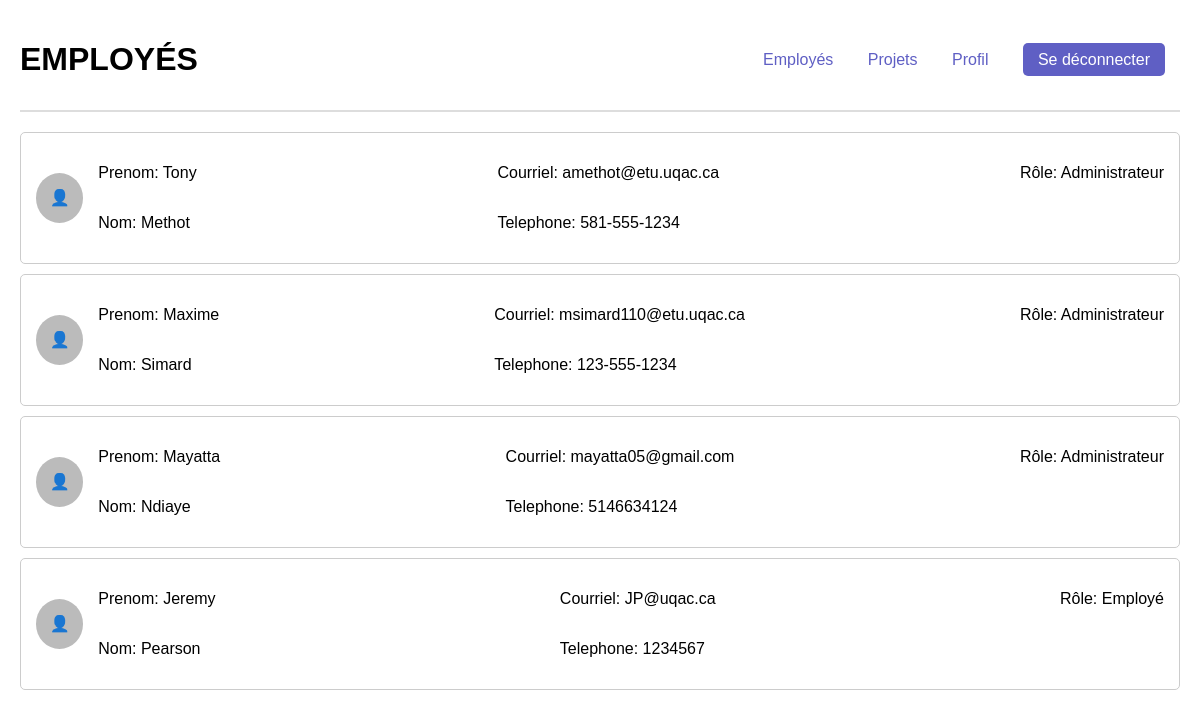
/employes, run on the app's committed database.
### tables this page shows
CREATE TABLE Employee_emp (
    emp_id INTEGER PRIMARY KEY,
    emp_role_id INTEGER NOT NULL,
    emp_nom TEXT NOT NULL,
    emp_prenom TEXT NOT NULL,
    emp_courriel TEXT NOT NULL,
    emp_telephone TEXT,
    emp_motPasse TEXT NOT NULL,
    FOREIGN KEY (emp_role_id) REFERENCES Role_role(role_id)
);

### main.py (the view)
@app.route('/employes', methods=['GET', 'POST'])
def employes():
    listeEmploye = get_employes()
    return render_template('employes.html', employes=listeEmploye)

### main.py (called while the page is built)
def get_db():                           #connexion à la base de données
    conn = sqlite3.connect(DB)
    conn.row_factory = sqlite3.Row  # Allows us to access rows by column name
    return conn

def get_employes():
    conn = get_db()
    cursor = conn.cursor()
    cursor.execute("SELECT emp_id AS id, emp_prenom AS prenom, emp_nom AS nom, emp_courriel AS courriel, emp_telephone AS telephone, emp_role_id AS idRole FROM Employee_emp;")  # Adjust columns as needed
    employes = cursor.fetchall()
    conn.close()
    return employes

### templates/employes.html (shortened to what this page needs)
<!DOCTYPE html>
<html lang="fr">
  <head>
    <link rel="stylesheet" href="../static/css/employes.css" />
  </head>
  <body>
    <header>
      <h1>EMPLOYÉS</h1>
      <nav>
        <a href="employes">Employés</a>
        <a href="listeProjets">Projets</a>
        <a href="profil">Profil</a>
        <a href="/logout" class="logout-button">Se déconnecter</a>
      </nav>
    </header>
    <div class="employee-list">
      {% for employe in employes %}
      <div class="employee-card">
        <div class="employee-avatar">👤</div>
        <div class="employee-details">
          <div class="employee-info">
            <p>Prenom: {{ employe[1] }}</p>
            <p>Nom: {{ employe[2] }}</p>
          </div>
          <div class="employee-info">
            <p>Courriel: {{ employe[3] }}</p>
            <p>Telephone: {{ employe[4] }}</p>
          </div>
          <div class="employee-info">
            <p>
              Rôle: {% if employe[5] == 1 %} Administrateur {% elif employe[5]
              == 2 %} Chef de projet {% elif employe[5] == 3 %} Employé {% endif
              %}
            </p>
          </div>
        </div>
      </div>
      {% endfor %}
    </div>
  </body>
</html>

### static/css/employes.css (style rules this page uses)
body { font-family: Arial, sans-serif; margin: 20px; }
header { display: flex; justify-content: space-between; align-items: center; border-bottom: 2px solid #ddd; padding-bottom: 10px; }
nav a { margin: 0 15px; text-decoration: none; color: #5f5fc4; }
.employee-list { margin-top: 20px; }
.employee-card { display: flex; align-items: center; border: 1px solid #ccc; border-radius: 5px; padding: 15px; margin-bottom: 10px; }
.employee-avatar { width: 50px; height: 50px; background-color: #bbb; border-radius: 50%; display: flex; align-items: center; justify-content: center; margin-right: 15px; }
.employee-details { display: flex; justify-content: space-between; width: 100%; }
.employee-info { display: flex; flex-direction: column; }
.logout-button { background-color: #5f5fc4; color: white; border: none; padding: 8px 15px; border-radius: 5px; cursor: pointer; text-decoration: none; }

### data on the page
Employee_emp: emp_prenom "Tony", emp_nom "Methot", emp_courriel "amethot@etu.uqac.ca", emp_telephone "581-555-1234", shows "Administrateur"
Employee_emp: emp_prenom "Maxime", emp_nom "Simard", emp_courriel "msimard110@etu.uqac.ca", emp_telephone "123-555-1234", shows "Administrateur"
Employee_emp: emp_prenom "Mayatta", emp_nom "Ndiaye", emp_courriel "mayatta05@gmail.com", emp_telephone "5146634124", shows "Administrateur"
Employee_emp: emp_prenom "Jeremy", emp_nom "Pearson", emp_courriel "JP@uqac.ca", emp_telephone "1234567", shows "Employé"
